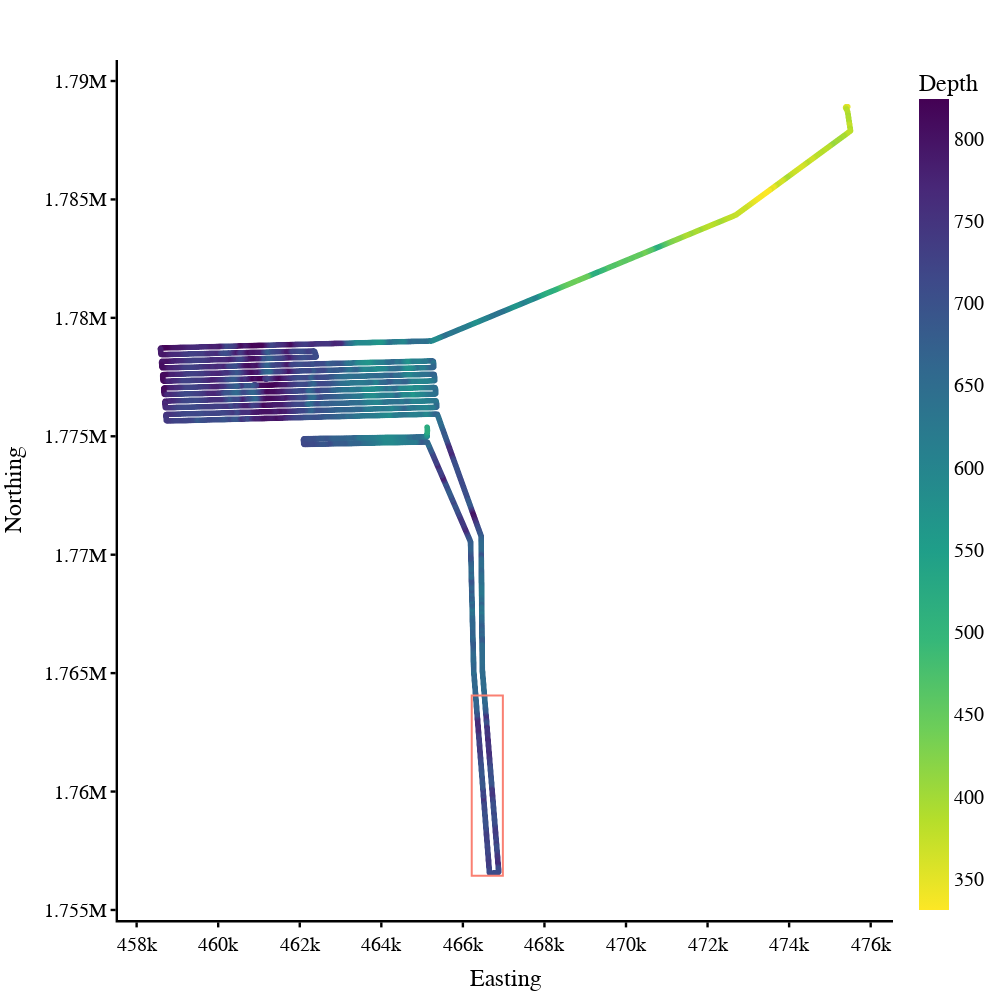

Notebook cell for this chart:
### Code cell
import plotly.express as px

merged_df_subset = merged_df[::100]
fig = px.scatter(merged_df_subset,
                 x='Easting',
                 y='Northing',
                 color='Depth',
                 color_continuous_scale='viridis_r',
                 hover_data=['Filename', 'datetime'], 
                 width=1000,
                 height=1000)
fig.add_shape(
    type='rect',
    x0=test_min_x,
    y0=test_min_y,
    x1=test_max_x,
    y1=test_max_y,
    line_color='salmon',
)

font_dict=dict(family='Arial',
               size=20,
               color='black'
               )
fig.update_layout(
                  plot_bgcolor='white',
                  font=font_dict)
fig.update_yaxes(showline=True,  # add line at x=0
                 linecolor='black',  # line color
                 linewidth=2.4, # line size
                 ticks='outside',  # ticks outside axis
                 tickwidth=2.4,  # tick width
                 tickcolor='black',  # tick color
                 )
fig.update_xaxes(showline=True,
                 showticklabels=True,
                 linecolor='black',
                 linewidth=2.4,
                 ticks='outside',
                 tickwidth=2.4,
                 tickcolor='black',
                 )
fig.show()
fig.write_image('../src/mbes_data/data/nbp22-mission2-dotson-east/processed-motion/merged-trajectory.pdf')

### Figure 1 — Plotly figure (JSON) as saved in the notebook; plotly's stock layout.template omitted (floating-point values rounded to 4 significant figures; data arrays with more than 128 entries replaced by an {"elided": "..."} marker saying what was removed)
{"data": [{"customdata": {"elided": "3473x2 mixed values"}, "hovertemplate": "Easting=%{x}<br>Northing=%{y}<br>Filename=%{customdata[0]}<br>datetime=%{customdata[1]}<br>Depth=%{marker.color}<extra></extra>", "legendgroup": "", "marker": {"color": {"elided": "3473 float values"}, "coloraxis": "coloraxis", "symbol": "circle"}, "mode": "markers", "name": "", "showlegend": false, "type": "scattergl", "x": {"elided": "3473 float values"}, "xaxis": "x", "y": {"elided": "3473 float values"}, "yaxis": "y"}], "layout": {"coloraxis": {"colorbar": {"title": {"text": "Depth"}}, "colorscale": [[0, "#fde725"], [0.1111, "#b5de2b"], [0.2222, "#6ece58"], [0.3333, "#35b779"], [0.4444, "#1f9e89"], [0.5556, "#26828e"], [0.6667, "#31688e"], [0.7778, "#3e4989"], [0.8889, "#482878"], [1, "#440154"]]}, "font": {"color": "black", "family": "Arial", "size": 20}, "height": 1000, "legend": {"tracegroupgap": 0}, "margin": {"t": 60}, "plot_bgcolor": "white", "shapes": [{"line": {"color": "salmon"}, "type": "rect", "x0": 466200.0, "x1": 467000.0, "y0": 1756000.0, "y1": 1764000.0}], "width": 1000, "xaxis": {"anchor": "y", "domain": [0, 1], "linecolor": "black", "linewidth": 2.4, "showline": true, "showticklabels": true, "tickcolor": "black", "ticks": "outside", "tickwidth": 2.4, "title": {"text": "Easting"}}, "yaxis": {"anchor": "x", "domain": [0, 1], "linecolor": "black", "linewidth": 2.4, "showline": true, "tickcolor": "black", "ticks": "outside", "tickwidth": 2.4, "title": {"text": "Northing"}}}}
